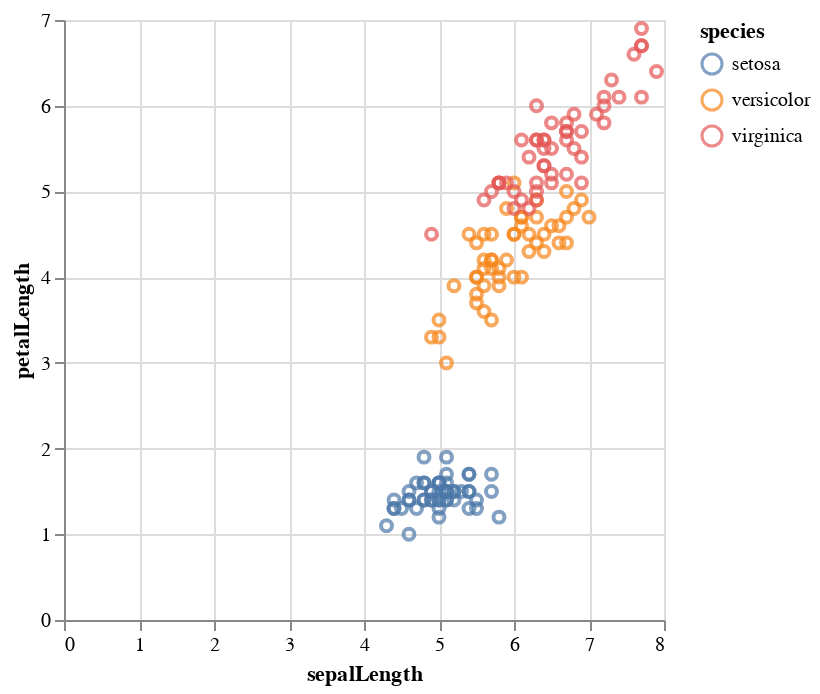

The notebook cell saved with this chart:
### Code cell
brush = alt.selection_interval()
points = alt.Chart(iris).mark_point().encode(
    x='sepalLength:Q',
    y='petalLength:Q',
    color='species:N',
    tooltip=['sepalLength','petalLength']
).add_params(brush)

points

### Figure 1 — Vega-Lite specification as saved in the notebook (floating-point values rounded to 4 significant figures; data arrays with more than 128 entries replaced by an {"elided": "..."} marker saying what was removed)
{"config": {"view": {"continuousWidth": 300, "continuousHeight": 300}}, "data": {"name": "data-5492ad92962bad06c6c3f4c2fd78919a"}, "mark": {"type": "point"}, "encoding": {"color": {"field": "species", "type": "nominal"}, "tooltip": [{"field": "sepalLength", "type": "quantitative"}, {"field": "petalLength", "type": "quantitative"}], "x": {"field": "sepalLength", "type": "quantitative"}, "y": {"field": "petalLength", "type": "quantitative"}}, "params": [{"name": "param_42", "select": {"type": "interval"}}], "$schema": "https://vega.github.io/schema/vega-lite/v5.20.1.json", "datasets": {"data-5492ad92962bad06c6c3f4c2fd78919a": {"elided": "150 records"}}}
